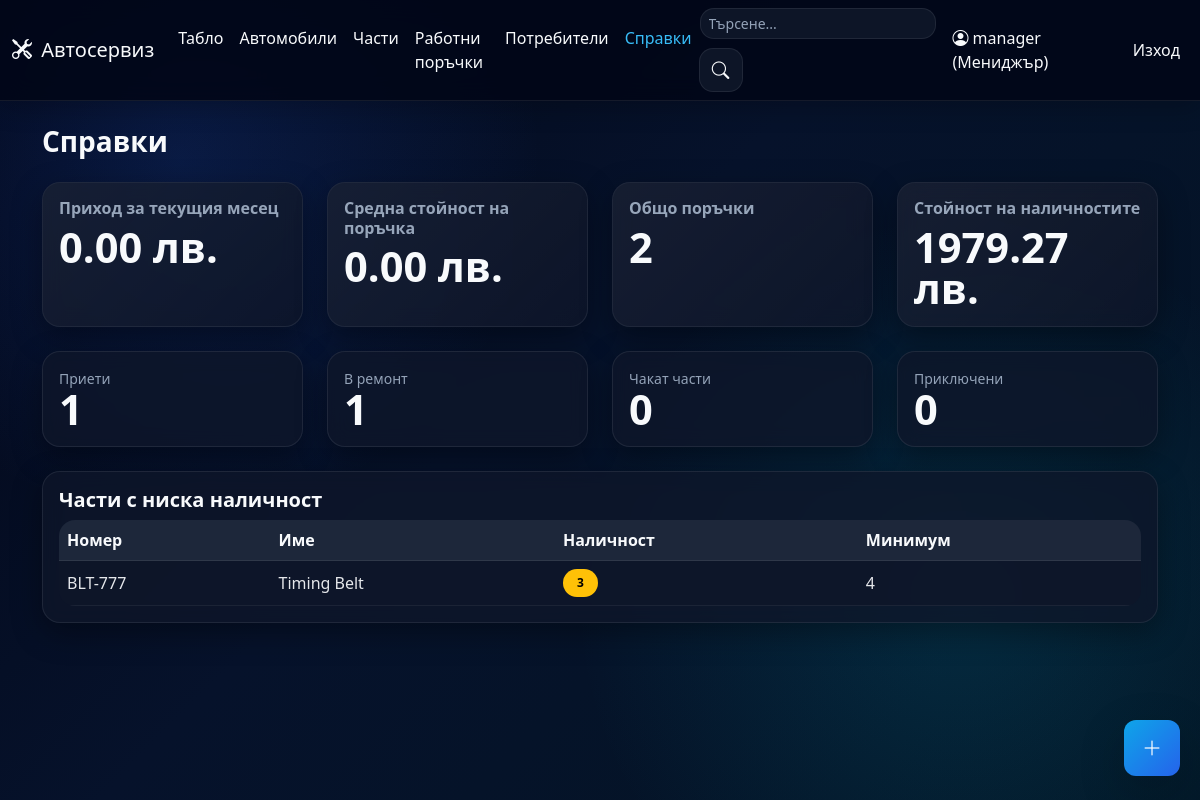
The app's page /reports (signed in), older data.
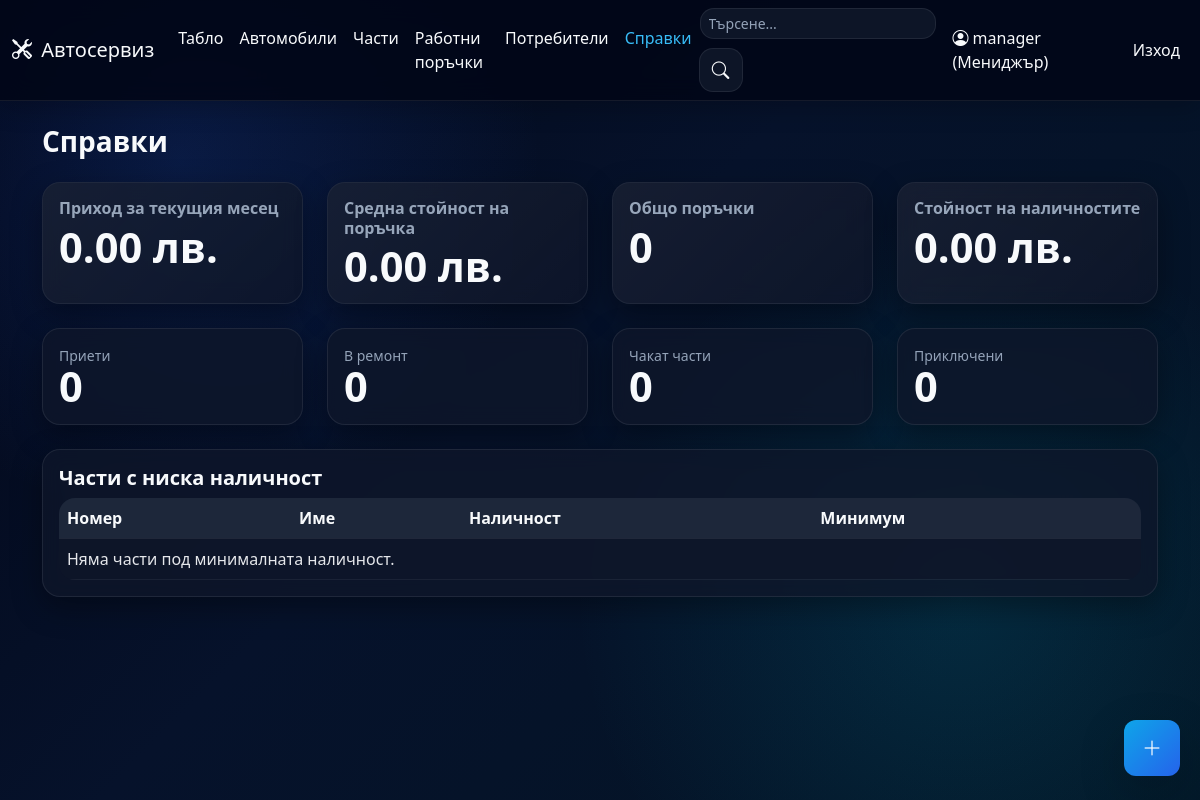
The same page, newer data.
### app/models.py (models this page shows)
class Part(db.Model):
    id = db.Column(db.Integer, primary_key=True)
    part_number = db.Column(db.String(80), unique=True, nullable=False)
    name = db.Column(db.String(120), nullable=False)
    quantity = db.Column(db.Integer, nullable=False, default=0)
    min_quantity = db.Column(db.Integer, nullable=False, default=5)
    unit_price = db.Column(db.Float, nullable=False, default=0.0)
    description = db.Column(db.Text)
    image_filename = db.Column(db.String(255))
    created_at = db.Column(db.DateTime, default=datetime.now)
    order_links = db.relationship('WorkOrderPart', backref='part', lazy=True, cascade='all, delete-orphan')

### app/routes_admin.py (the view)
    @app.route('/reports')
    @role_required('manager')
    def reports():
        low_stock_parts = Part.query.filter(Part.quantity <= Part.min_quantity).order_by(Part.quantity.asc()).all()
        completed_orders = WorkOrder.query.filter_by(status='completed').all()
        start_of_month = datetime.now().replace(day=1, hour=0, minute=0, second=0, microsecond=0)
        completed_this_month = [order for order in completed_orders if order.updated_at and order.updated_at >= start_of_month]
        monthly_income = round(sum(order.total_cost for order in completed_this_month), 2)
        status_counts = {code: WorkOrder.query.filter_by(status=code).count() for code in ALLOWED_WORK_ORDER_STATUSES}
        total_orders = sum(status_counts.values())
        total_parts_value = round(sum((part.quantity or 0) * (part.unit_price or 0) for part in Part.query.all()), 2)
        average_order_value = round((sum(order.total_cost for order in completed_orders) / len(completed_orders)), 2) if completed_orders else 0
        return render_template(
            'reports.html',
            low_stock_parts=low_stock_parts,
            monthly_income=monthly_income,
            status_counts=status_counts,
            total_orders=total_orders,
            total_parts_value=total_parts_value,
            average_order_value=average_order_value,
        )

### app/route_support.py (called while the page is built)
def register_template_helpers(app):
    @app.context_processor
    def inject_status_helpers():
        return {
            'status_label': status_label,
            'status_badge': status_badge,
            'status_meta': STATUS_META,
            'role_label': role_label,
            'pdf_export_enabled': pdf_export_available(),
        }

def role_required(*roles):
    def decorator(fn):
        @wraps(fn)
        @login_required
        def wrapper(*args, **kwargs):
            if current_user.role not in roles:
                flash('Нямате достъп до тази страница.', 'danger')
                return redirect(url_for('dashboard'))
            return fn(*args, **kwargs)
        return wrapper
    return decorator

def role_label(role: str) -> str:
    return ROLE_META.get(role, role)

def pdf_export_available() -> bool:
    try:
        load_pdf_dependencies()
    except ImportError:
        return False
    return True

### app/templates/reports.html
{% extends "base.html" %}
{% block content %}
<h3 class="mb-4">Справки</h3>
<div class="row g-4 mb-4">
  <div class="col-lg-3 col-md-6"><div class="card h-100 stat-card"><div class="card-body"><h6 class="text-muted">Приход за текущия месец</h6><div class="stat-number">{{ '%.2f'|format(monthly_income) }} лв.</div></div></div></div>
  <div class="col-lg-3 col-md-6"><div class="card h-100 stat-card"><div class="card-body"><h6 class="text-muted">Средна стойност на поръчка</h6><div class="stat-number">{{ '%.2f'|format(average_order_value) }} лв.</div></div></div></div>
  <div class="col-lg-3 col-md-6"><div class="card h-100 stat-card"><div class="card-body"><h6 class="text-muted">Общо поръчки</h6><div class="stat-number">{{ total_orders }}</div></div></div></div>
  <div class="col-lg-3 col-md-6"><div class="card h-100 stat-card"><div class="card-body"><h6 class="text-muted">Стойност на наличностите</h6><div class="stat-number">{{ '%.2f'|format(total_parts_value) }} лв.</div></div></div></div>
</div>
<div class="row g-4 mb-4">
  <div class="col-lg-3 col-md-6"><div class="card h-100 status-open-card"><div class="card-body"><div class="small text-muted">Приети</div><div class="stat-number">{{ status_counts['open'] }}</div></div></div></div>
  <div class="col-lg-3 col-md-6"><div class="card h-100 status-progress-card"><div class="card-body"><div class="small text-muted">В ремонт</div><div class="stat-number">{{ status_counts['in_progress'] }}</div></div></div></div>
  <div class="col-lg-3 col-md-6"><div class="card h-100 status-awaiting-card"><div class="card-body"><div class="small text-muted">Чакат части</div><div class="stat-number">{{ status_counts['awaiting_parts'] }}</div></div></div></div>
  <div class="col-lg-3 col-md-6"><div class="card h-100 status-completed-card"><div class="card-body"><div class="small text-muted">Приключени</div><div class="stat-number">{{ status_counts['completed'] }}</div></div></div></div>
</div>
<div class="card">
  <div class="card-body">
    <h5>Части с ниска наличност</h5>
    <div class="table-responsive">
      <table class="table align-middle">
        <thead>
          <tr>
            <th>Номер</th>
            <th>Име</th>
            <th>Наличност</th>
            <th>Минимум</th>
          </tr>
        </thead>
        <tbody>
          {% for part in low_stock_parts %}
          <tr>
            <td>{{ part.part_number }}</td>
            <td>{{ part.name }}</td>
            <td><span class="badge text-bg-warning">{{ part.quantity }}</span></td>
            <td>{{ part.min_quantity }}</td>
          </tr>
          {% else %}
          <tr><td colspan="4" class="text-muted">Няма части под минималната наличност.</td></tr>
          {% endfor %}
        </tbody>
      </table>
    </div>
  </div>
</div>
{% endblock %}

Row changes from the older to the newer data that the page shows:
removed Part: part_number "BLT-777", name "Timing Belt", quantity "3", min_quantity "4"
Text that changed along with them:
{{ total_orders }}: "2" → "0"
{{ '%.2f'|format(total_parts_value) }}: "1979.27" → "0.00"
{{ status_counts['open'] }}: "1" → "0"
{{ status_counts['in_progress'] }}: "1" → "0"
text now shown: "Няма части под минималната наличност."
